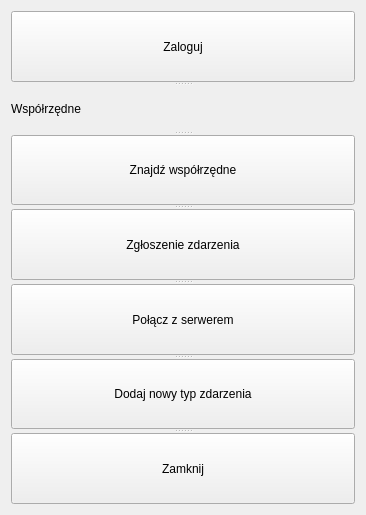
<?xml version="1.0" encoding="UTF-8"?>
<ui version="4.0">
 <class>MainWindow</class>
 <widget class="QMainWindow" name="MainWindow">
  <property name="geometry">
   <rect>
    <x>0</x>
    <y>0</y>
    <width>366</width>
    <height>515</height>
   </rect>
  </property>
  <property name="windowTitle">
   <string>MainWindow</string>
  </property>
  <widget class="QWidget" name="centralWidget">
   <layout class="QGridLayout" name="gridLayout">
    <item row="0" column="0">
     <widget class="QSplitter" name="splitter">
      <property name="orientation">
       <enum>Qt::Vertical</enum>
      </property>
      <widget class="QPushButton" name="pushButtonZaloguj">
       <property name="text">
        <string>Zaloguj</string>
       </property>
      </widget>
      <widget class="QLabel" name="label">
       <property name="text">
        <string>Współrzędne</string>
       </property>
       <property name="scaledContents">
        <bool>true</bool>
       </property>
      </widget>
      <widget class="QPushButton" name="pushButtonLokalizuj">
       <property name="text">
        <string>Znajdź współrzędne</string>
       </property>
      </widget>
      <widget class="QPushButton" name="pushButtonZdarzenie">
       <property name="text">
        <string>Zgłoszenie zdarzenia</string>
       </property>
      </widget>
      <widget class="QPushButton" name="pushButtonIP">
       <property name="text">
        <string>Połącz z serwerem</string>
       </property>
      </widget>
      <widget class="QPushButton" name="pushButton_2">
       <property name="text">
        <string>Dodaj nowy typ zdarzenia</string>
       </property>
      </widget>
      <widget class="QPushButton" name="pushButton">
       <property name="text">
        <string>Zamknij</string>
       </property>
      </widget>
     </widget>
    </item>
   </layout>
  </widget>
 </widget>
 <layoutdefault spacing="6" margin="11"/>
 <resources/>
 <connections/>
</ui>
